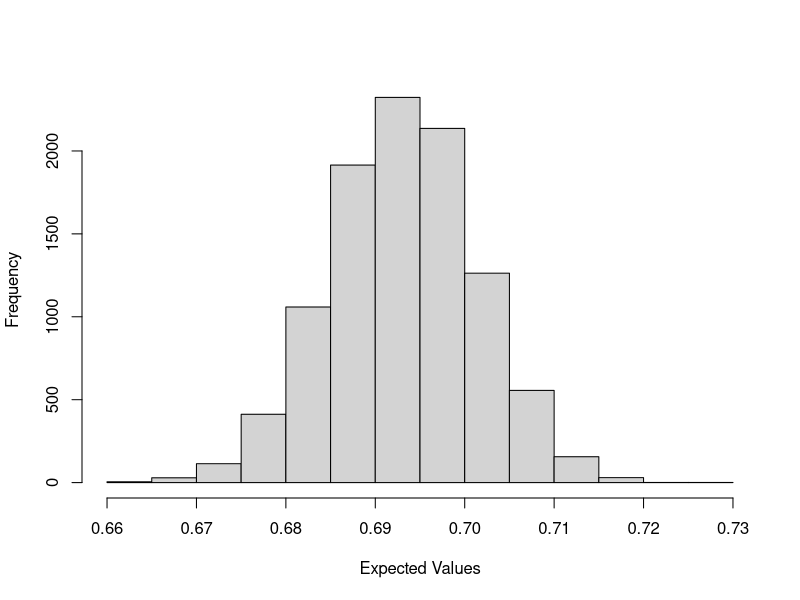

Write the R code that produced this figure. (Note: a time limit stopped this script after it produced the figure.)
# Title     : TODO
# Objective : TODO
# Created by: oscarhernandezlopez
# Created on: 09/11/20

require(ggplot2)

f<-function (){
  X <-runif(1000,0,1)
  Y<- runif(1000,0,1)
  mean(X^Y)
}

samp<-replicate(10000,f())
png('hist12_280.png',width = 2000, height = 1600,res = 200)
hist(samp,main = NULL, xlab = 'Expected Values')
dev.off()

B <- 10^seq(1,5, len = 100)

compute_prob <- function (B){
  r <- replicate(B, f())
  mean(r)
}

prob <- sapply(B,compute_prob)
png('plot_MClog2.png',width = 2000, height = 1600,res = 300)
qplot(log10(B), prob, geom = "point") + labs(y = "Expected Value", x = "Repetitions (log10)") + theme_bw()
dev.off()
